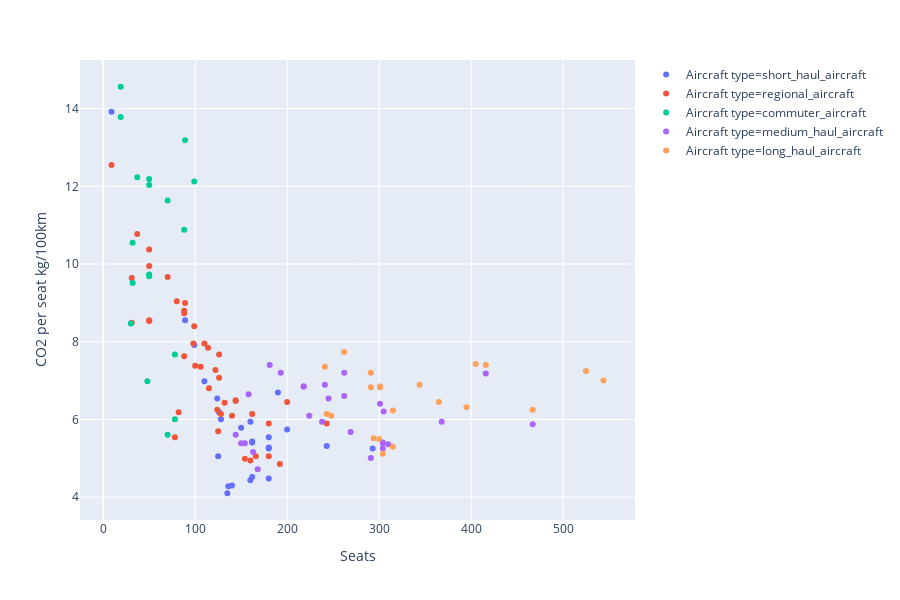

The code cell stored with this chart in its notebook:
### Code cell
import plotly.express as px
fig = px.scatter(
    data_frame=aircraft_sorted_by_seats,
    x="Seats",
    y='CO2 per seat kg/100km',
    color='Aircraft type', hover_name="Model")
fig.show()

### Figure 1 — Plotly figure (JSON) as saved in the notebook; plotly's stock layout.template omitted (floating-point values rounded to 4 significant figures)
{"data": [{"hoverlabel": {"namelength": 0}, "hovertemplate": "<b>%{hovertext}</b><br><br>Aircraft type=short_haul_aircraft<br>Seats=%{x}<br>CO2 per seat kg/100km=%{y}", "hovertext": ["Quest Kodiak", "Antonov An-148 (1190 nmi)", "Antonov An-158 (1190 nmi)", "Boeing 737-600", "Airbus A319", "Airbus A220-100", "Boeing 737-700", "Boeing 737-700", "Airbus A220-300", "Airbus A319Neo", "Boeing 737 MAX-7", "Airbus A320", "Boeing 737-800", "Airbus A220-300", "Boeing 737-800", "Boeing 737-800W", "Boeing 737 MAX-8", "Airbus A321-200", "Boeing 737 MAX-9", "Boeing 737-900ER", "Boeing 737-900ERW", "Boeing 757-200", "Boeing 757-200", "Boeing 757-300", "Airbus A330-200"], "legendgroup": "Aircraft type=short_haul_aircraft", "marker": {"color": "#636efa", "symbol": "circle"}, "mode": "markers", "name": "Aircraft type=short_haul_aircraft", "showlegend": true, "type": "scatter", "x": [9, 89, 99, 110, 124, 125, 126, 128, 135, 136, 140, 150, 160, 160, 162, 162, 162, 180, 180, 180, 180, 190, 200, 243, 293], "xaxis": "x", "y": [13.92, 8.556, 7.913, 6.982, 6.539, 5.054, 6.184, 6.007, 4.1, 4.278, 4.3, 5.785, 5.94, 4.433, 5.408, 5.43, 4.522, 5.541, 4.477, 5.275, 5.253, 6.694, 5.741, 5.32, 5.253], "yaxis": "y"}, {"hoverlabel": {"namelength": 0}, "hovertemplate": "<b>%{hovertext}</b><br><br>Aircraft type=regional_aircraft<br>Seats=%{x}<br>CO2 per seat kg/100km=%{y}", "hovertext": ["Pilatus PC-12", "Saab 340", "Dornier 328", "Embraer ERJ-135ER", "Saab 2000", "Bombardier CRJ200", "Embraer ERJ-145ER", "Bombardier CRJ100", "Bombardier CRJ700", "Xian MA700", "Embraer E-Jet-170", "Bombardier Dash 8 Q400", "Embraer E-Jet-175", "Embraer E-Jet E2-175", "Bombardier CRJ900", "Antonov An-148", "Sukhoi SSJ100", "Antonov An-158", "Bombardier CRJ1000", "Embraer E-Jet E2-190", "Boeing 737-600", "Embraer E-Jet-190", "Airbus A220 100", "Embraer E-Jet-195", "Airbus A319neo", "Airbus A220-100", "Boeing 737-300", "Boeing 737-700", "Boeing 737 MAX 7", "Embraer E-Jet E2-195", "Airbus A220 300", "Boeing 737 MAX 7", "Airbus A319neo", "Airbus A320neo", "Airbus A220-300", "Boeing 737-800", "Boeing 737 MAX 8", "Boeing 737 MAX 9", "Boeing 737-900ER", "Airbus A321neo", "Boeing 757-200", "Boeing 757-300"], "legendgroup": "Aircraft type=regional_aircraft", "marker": {"color": "#EF553B", "symbol": "circle"}, "mode": "markers", "name": "Aircraft type=regional_aircraft", "showlegend": true, "type": "scatter", "x": [9, 31, 31, 37, 50, 50, 50, 50, 70, 78, 80, 82, 88, 88, 88, 89, 98, 99, 100, 106, 110, 114, 115, 122, 124, 125, 126, 126, 128, 132, 140, 144, 144, 154, 160, 162, 166, 180, 180, 192, 200, 243], "xaxis": "x", "y": [12.55, 8.489, 9.642, 10.77, 8.533, 9.952, 8.556, 10.37, 9.664, 5.541, 9.043, 6.184, 8.799, 7.625, 8.733, 8.999, 7.957, 8.4, 7.381, 7.359, 7.957, 7.846, 6.805, 7.27, 6.25, 5.696, 7.669, 7.071, 6.14, 6.428, 6.095, 6.494, 6.472, 4.987, 4.943, 6.14, 5.054, 5.054, 5.896, 4.854, 6.45, 5.896], "yaxis": "y"}, {"hoverlabel": {"namelength": 0}, "hovertemplate": "<b>%{hovertext}</b><br><br>Aircraft type=commuter_aircraft<br>Seats=%{x}<br>CO2 per seat kg/100km=%{y}", "hovertext": ["Beechcraft 1900D (226 nm)", "Dornier 228", "Embraer Brasilia", "Saab 340", "Dornier 328", "Embraer ERJ-135ER (309 nmi)", "ATR 42-500", "Bombardier CRJ200", "Bombardier CRJ100", "Embraer ERJ-145ER (305 nmi)", "Saab 2000", "Bombardier CRJ700", "ATR 72-500", "Xian MA700", "Bombardier Dash 8 Q400", "Bombardier CRJ900", "Antonov An-148 (241 nmi)", "Antonov An-158 (241 nmi)"], "legendgroup": "Aircraft type=commuter_aircraft", "marker": {"color": "#00cc96", "symbol": "circle"}, "mode": "markers", "name": "Aircraft type=commuter_aircraft", "showlegend": true, "type": "scatter", "x": [19, 19, 30, 32, 32, 37, 48, 50, 50, 50, 50, 70, 70, 78, 78, 88, 89, 99], "xaxis": "x", "y": [14.56, 13.79, 8.467, 9.509, 10.55, 12.23, 6.982, 12.04, 12.19, 9.686, 9.73, 11.64, 5.608, 6.007, 7.669, 10.88, 13.19, 12.12], "yaxis": "y"}, {"hoverlabel": {"namelength": 0}, "hovertemplate": "<b>%{hovertext}</b><br><br>Aircraft type=medium_haul_aircraft<br>Seats=%{x}<br>CO2 per seat kg/100km=%{y}", "hovertext": ["Boeing 737 MAX-9", "Airbus A320", "Airbus A321NeoLR", "Boeing 757-200W", "Irkut MC-21", "Boeing 737 MAX-8", "Boeing 767-200ER", "Boeing 767-200ER", "Boeing 767-300ER", "Boeing 767-300ER", "Boeing 767-200ER", "Boeing 787-8", "Airbus A330-200", "Boeing 767-400ER", "Airbus A340-300", "Airbus A330-300", "Boeing 767-300ER", "Boeing 787-8", "Boeing 777-200ER", "Boeing 787-9", "Boeing 767-400ER", "Boeing 767-400ER", "Boeing 777-200", "Airbus A330neo-900", "Boeing 777-300", "Boeing 747-400", "Boeing 747-8"], "legendgroup": "Aircraft type=medium_haul_aircraft", "marker": {"color": "#ab63fa", "symbol": "circle"}, "mode": "markers", "name": "Aircraft type=medium_haul_aircraft", "showlegend": true, "type": "scatter", "x": [144, 150, 154, 158, 163, 168, 181, 193, 218, 218, 224, 238, 241, 245, 262, 262, 269, 291, 301, 304, 304, 304, 305, 310, 368, 416, 467], "xaxis": "x", "y": [5.608, 5.386, 5.386, 6.649, 5.164, 4.721, 7.403, 7.204, 6.849, 6.849, 6.095, 5.94, 6.893, 6.539, 7.204, 6.605, 5.674, 5.009, 6.406, 5.253, 5.386, 5.408, 6.206, 5.364, 5.94, 7.181, 5.874], "yaxis": "y"}, {"hoverlabel": {"namelength": 0}, "hovertemplate": "<b>%{hovertext}</b><br><br>Aircraft type=long_haul_aircraft<br>Seats=%{x}<br>CO2 per seat kg/100km=%{y}", "hovertext": ["Airbus A330-200", "Boeing 787-8", "Airbus A330neo-800", "Airbus A340-300", "Boeing 777-200LR", "Boeing 787-9", "Boeing 787-9", "Airbus A330neo-900", "Boeing 777-200ER", "Boeing 777-200ER", "Boeing 787-9", "Airbus A350-900", "Airbus A350-900", "Boeing 777-300ER", "Boeing 777-300ER", "Boeing 777-9X", "Boeing 747-8", "Boeing 747-400", "Boeing 747-8", "Airbus A380", "Airbus A380"], "legendgroup": "Aircraft type=long_haul_aircraft", "marker": {"color": "#FFA15A", "symbol": "circle"}, "mode": "markers", "name": "Aircraft type=long_haul_aircraft", "showlegend": true, "type": "scatter", "x": [241, 243, 248, 262, 291, 291, 294, 300, 301, 301, 304, 315, 315, 344, 365, 395, 405, 416, 467, 525, 544], "xaxis": "x", "y": [7.359, 6.14, 6.095, 7.735, 7.204, 6.827, 5.519, 5.497, 6.849, 6.827, 5.12, 6.228, 5.297, 6.893, 6.45, 6.317, 7.425, 7.403, 6.25, 7.248, 7.004], "yaxis": "y"}], "layout": {"height": 600, "legend": {"tracegroupgap": 0}, "margin": {"t": 60}, "xaxis": {"anchor": "y", "domain": [0, 1], "title": {"text": "Seats"}}, "yaxis": {"anchor": "x", "domain": [0, 1], "title": {"text": "CO2 per seat kg/100km"}}}}
